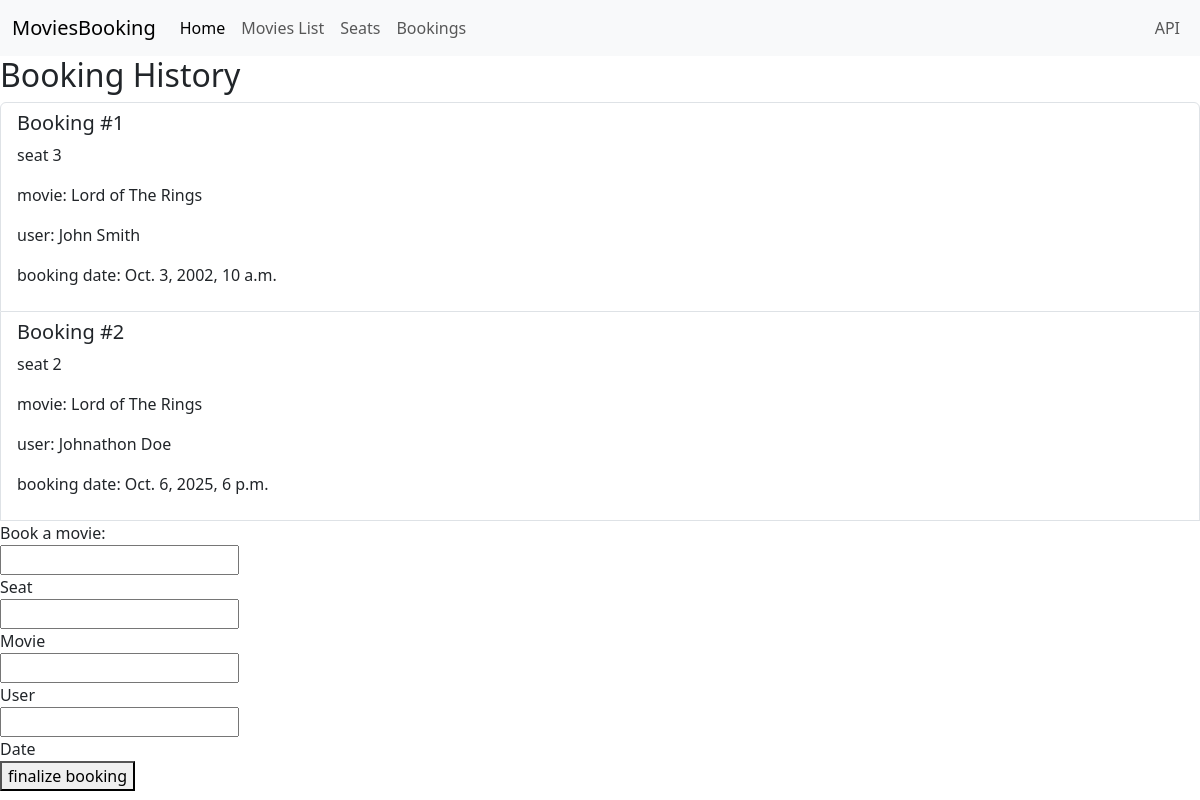
Screenshot of /main/booking_history/ with the database file from the repository.
### bookings/models.py (models this page shows)
class Booking(models.Model):
    movie = models.ForeignKey(Movie, on_delete=models.CASCADE)
    seat = models.ForeignKey(Seat, on_delete=models.CASCADE)
    user = models.CharField(max_length=200)
    booking_date = models.DateTimeField(default=timezone.now)

class Seat(models.Model):
    seat_number = models.IntegerField(default=0)
    booking_status = models.BooleanField(default=0)

class Movie(models.Model):
    title = models.CharField(max_length=200)
    description = models.CharField(max_length=200)
    release_date = models.DateTimeField("date published")
    duration = models.IntegerField(default=0)

### bookings/views.py (the view)
# urls.py: path('main/booking_history/', Booking_ViewHTML),
def Booking_ViewHTML(request):
    bookings = Booking.objects.all()
    return render(request, 'bookings_history.html', {'bookings': bookings})

### bookings/templates/bookings/bookings_history.html (shortened to what this page needs)
{% extends "bookings/base.html" %}
{% block content %}
<h2> Booking History </h2>
<ul class = "list-group">
    {% for booking in bookings %}
        <li class="list-group-item">
            <h5>Booking #{{booking.id}}</h5>
            <p>seat {{booking.seat.seat_number}}</p>
            <p>movie: {{booking.movie.title}}</p>
            <p> user: {{booking.user}} </p>
            <p>booking date: {{booking.booking_date}}</p>
        </li>
    {% endfor %}
    <form method="post">
        <label>Book a movie: </label><br>
        <input type="text" name="seat_number"><br>Seat<br>
        <input type="text" name="movie_title"><br>Movie<br>
        <input type="text" name="user"><br>User<br>
        <input type="datetime" name="date"><br>Date<br>
        <button type="submit">finalize booking</button>
    </form>
</ul>
{% endblock content%}

### rows the page displays
Booking: id "1", seat.seat_number "3", movie "Lord of The Rings", user "John Smith", booking_date "Oct. 3, 2002, 10 a.m."
Booking: id "2", seat.seat_number "2", movie "Lord of The Rings", user "Johnathon Doe", booking_date "Oct. 6, 2025, 6 p.m."
